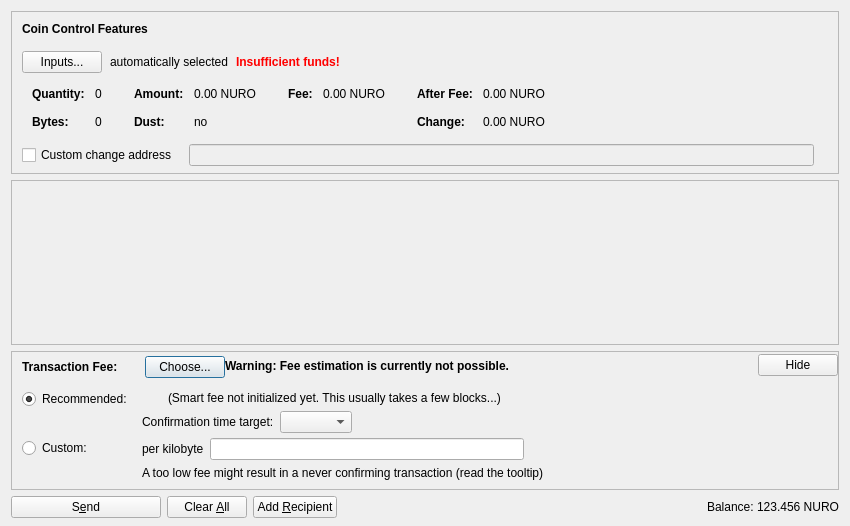
<?xml version="1.0" encoding="UTF-8"?>
<ui version="4.0">
 <class>SendCoinsDialog</class>
 <widget class="QDialog" name="SendCoinsDialog">
  <property name="geometry">
   <rect>
    <x>0</x>
    <y>0</y>
    <width>850</width>
    <height>526</height>
   </rect>
  </property>
  <property name="windowTitle">
   <string>Send Coins</string>
  </property>
  <layout class="QVBoxLayout" name="verticalLayout" stretch="0,1,0,0">
   <property name="bottomMargin">
    <number>8</number>
   </property>
   <item>
    <widget class="QFrame" name="frameCoinControl">
     <property name="sizePolicy">
      <sizepolicy hsizetype="Expanding" vsizetype="Expanding">
       <horstretch>0</horstretch>
       <verstretch>0</verstretch>
      </sizepolicy>
     </property>
     <property name="maximumSize">
      <size>
       <width>16777215</width>
       <height>16777215</height>
      </size>
     </property>
     <property name="frameShape">
      <enum>QFrame::StyledPanel</enum>
     </property>
     <property name="frameShadow">
      <enum>QFrame::Sunken</enum>
     </property>
     <layout class="QVBoxLayout" name="verticalLayoutCoinControl2">
      <property name="spacing">
       <number>0</number>
      </property>
      <property name="leftMargin">
       <number>0</number>
      </property>
      <property name="topMargin">
       <number>0</number>
      </property>
      <property name="rightMargin">
       <number>0</number>
      </property>
      <property name="bottomMargin">
       <number>6</number>
      </property>
      <item>
       <layout class="QVBoxLayout" name="verticalLayoutCoinControl" stretch="0,0,0,0,1">
        <property name="spacing">
         <number>0</number>
        </property>
        <property name="leftMargin">
         <number>10</number>
        </property>
        <property name="topMargin">
         <number>10</number>
        </property>
        <item>
         <layout class="QHBoxLayout" name="horizontalLayoutCoinControl1">
          <property name="bottomMargin">
           <number>15</number>
          </property>
          <item>
           <widget class="QLabel" name="labelCoinControlFeatures">
            <property name="sizePolicy">
             <sizepolicy hsizetype="Preferred" vsizetype="Maximum">
              <horstretch>0</horstretch>
              <verstretch>0</verstretch>
             </sizepolicy>
            </property>
            <property name="font">
             <font>
              <weight>75</weight>
              <bold>true</bold>
             </font>
            </property>
            <property name="styleSheet">
             <string notr="true">font-weight:bold;</string>
            </property>
            <property name="text">
             <string>Coin Control Features</string>
            </property>
           </widget>
          </item>
         </layout>
        </item>
        <item>
         <layout class="QHBoxLayout" name="horizontalLayoutCoinControl2" stretch="0,0,0,0">
          <property name="spacing">
           <number>8</number>
          </property>
          <property name="bottomMargin">
           <number>10</number>
          </property>
          <item>
           <widget class="QPushButton" name="pushButtonCoinControl">
            <property name="styleSheet">
             <string notr="true"/>
            </property>
            <property name="text">
             <string>Inputs...</string>
            </property>
            <property name="autoDefault">
             <bool>false</bool>
            </property>
           </widget>
          </item>
          <item>
           <widget class="QLabel" name="labelCoinControlAutomaticallySelected">
            <property name="text">
             <string>automatically selected</string>
            </property>
            <property name="margin">
             <number>5</number>
            </property>
           </widget>
          </item>
          <item>
           <widget class="QLabel" name="labelCoinControlInsuffFunds">
            <property name="font">
             <font>
              <weight>75</weight>
              <bold>true</bold>
             </font>
            </property>
            <property name="styleSheet">
             <string notr="true">color:red;font-weight:bold;</string>
            </property>
            <property name="text">
             <string>Insufficient funds!</string>
            </property>
            <property name="margin">
             <number>5</number>
            </property>
           </widget>
          </item>
          <item>
           <spacer name="horizontalSpacerCoinControl">
            <property name="orientation">
             <enum>Qt::Horizontal</enum>
            </property>
            <property name="sizeHint" stdset="0">
             <size>
              <width>40</width>
              <height>1</height>
             </size>
            </property>
           </spacer>
          </item>
         </layout>
        </item>
        <item>
         <widget class="QWidget" name="widgetCoinControl" native="true">
          <property name="sizePolicy">
           <sizepolicy hsizetype="Preferred" vsizetype="Preferred">
            <horstretch>0</horstretch>
            <verstretch>0</verstretch>
           </sizepolicy>
          </property>
          <property name="minimumSize">
           <size>
            <width>0</width>
            <height>0</height>
           </size>
          </property>
          <property name="styleSheet">
           <string notr="true"/>
          </property>
          <layout class="QHBoxLayout" name="horizontalLayoutCoinControl5">
           <property name="leftMargin">
            <number>0</number>
           </property>
           <property name="topMargin">
            <number>0</number>
           </property>
           <property name="rightMargin">
            <number>0</number>
           </property>
           <property name="bottomMargin">
            <number>0</number>
           </property>
           <item>
            <layout class="QHBoxLayout" name="horizontalLayoutCoinControl3" stretch="0,0,0,1">
             <property name="spacing">
              <number>20</number>
             </property>
             <property name="topMargin">
              <number>0</number>
             </property>
             <property name="bottomMargin">
              <number>10</number>
             </property>
             <item>
              <layout class="QFormLayout" name="formLayoutCoinControl1">
               <property name="horizontalSpacing">
                <number>10</number>
               </property>
               <property name="verticalSpacing">
                <number>14</number>
               </property>
               <property name="leftMargin">
                <number>10</number>
               </property>
               <property name="topMargin">
                <number>4</number>
               </property>
               <property name="rightMargin">
                <number>6</number>
               </property>
               <item row="0" column="0">
                <widget class="QLabel" name="labelCoinControlQuantityText">
                 <property name="font">
                  <font>
                   <weight>75</weight>
                   <bold>true</bold>
                  </font>
                 </property>
                 <property name="text">
                  <string>Quantity:</string>
                 </property>
                 <property name="margin">
                  <number>0</number>
                 </property>
                </widget>
               </item>
               <item row="0" column="1">
                <widget class="QLabel" name="labelCoinControlQuantity">
                 <property name="cursor">
                  <cursorShape>IBeamCursor</cursorShape>
                 </property>
                 <property name="contextMenuPolicy">
                  <enum>Qt::ActionsContextMenu</enum>
                 </property>
                 <property name="text">
                  <string notr="true">0</string>
                 </property>
                 <property name="margin">
                  <number>0</number>
                 </property>
                 <property name="textInteractionFlags">
                  <set>Qt::LinksAccessibleByMouse|Qt::TextSelectableByKeyboard|Qt::TextSelectableByMouse</set>
                 </property>
                </widget>
               </item>
               <item row="1" column="0">
                <widget class="QLabel" name="labelCoinControlBytesText">
                 <property name="font">
                  <font>
                   <weight>75</weight>
                   <bold>true</bold>
                  </font>
                 </property>
                 <property name="text">
                  <string>Bytes:</string>
                 </property>
                </widget>
               </item>
               <item row="1" column="1">
                <widget class="QLabel" name="labelCoinControlBytes">
                 <property name="cursor">
                  <cursorShape>IBeamCursor</cursorShape>
                 </property>
                 <property name="contextMenuPolicy">
                  <enum>Qt::ActionsContextMenu</enum>
                 </property>
                 <property name="text">
                  <string notr="true">0</string>
                 </property>
                 <property name="textInteractionFlags">
                  <set>Qt::LinksAccessibleByMouse|Qt::TextSelectableByKeyboard|Qt::TextSelectableByMouse</set>
                 </property>
                </widget>
               </item>
              </layout>
             </item>
             <item>
              <layout class="QFormLayout" name="formLayoutCoinControl2">
               <property name="horizontalSpacing">
                <number>10</number>
               </property>
               <property name="verticalSpacing">
                <number>14</number>
               </property>
               <property name="leftMargin">
                <number>6</number>
               </property>
               <property name="topMargin">
                <number>4</number>
               </property>
               <property name="rightMargin">
                <number>6</number>
               </property>
               <item row="0" column="0">
                <widget class="QLabel" name="labelCoinControlAmountText">
                 <property name="font">
                  <font>
                   <weight>75</weight>
                   <bold>true</bold>
                  </font>
                 </property>
                 <property name="text">
                  <string>Amount:</string>
                 </property>
                 <property name="margin">
                  <number>0</number>
                 </property>
                </widget>
               </item>
               <item row="0" column="1">
                <widget class="QLabel" name="labelCoinControlAmount">
                 <property name="cursor">
                  <cursorShape>IBeamCursor</cursorShape>
                 </property>
                 <property name="contextMenuPolicy">
                  <enum>Qt::ActionsContextMenu</enum>
                 </property>
                 <property name="text">
                  <string notr="true">0.00 NURO</string>
                 </property>
                 <property name="textInteractionFlags">
                  <set>Qt::LinksAccessibleByMouse|Qt::TextSelectableByKeyboard|Qt::TextSelectableByMouse</set>
                 </property>
                </widget>
               </item>
               <item row="1" column="0">
                <widget class="QLabel" name="labelCoinControlLowOutputText">
                 <property name="font">
                  <font>
                   <weight>75</weight>
                   <bold>true</bold>
                  </font>
                 </property>
                 <property name="text">
                  <string>Dust:</string>
                 </property>
                </widget>
               </item>
               <item row="1" column="1">
                <widget class="QLabel" name="labelCoinControlLowOutput">
                 <property name="cursor">
                  <cursorShape>IBeamCursor</cursorShape>
                 </property>
                 <property name="contextMenuPolicy">
                  <enum>Qt::ActionsContextMenu</enum>
                 </property>
                 <property name="text">
                  <string notr="true">no</string>
                 </property>
                 <property name="textInteractionFlags">
                  <set>Qt::LinksAccessibleByMouse|Qt::TextSelectableByKeyboard|Qt::TextSelectableByMouse</set>
                 </property>
                </widget>
               </item>
              </layout>
             </item>
             <item>
              <layout class="QFormLayout" name="formLayoutCoinControl3">
               <property name="horizontalSpacing">
                <number>10</number>
               </property>
               <property name="verticalSpacing">
                <number>14</number>
               </property>
               <property name="leftMargin">
                <number>6</number>
               </property>
               <property name="topMargin">
                <number>4</number>
               </property>
               <property name="rightMargin">
                <number>6</number>
               </property>
               <item row="0" column="0">
                <widget class="QLabel" name="labelCoinControlFeeText">
                 <property name="font">
                  <font>
                   <weight>75</weight>
                   <bold>true</bold>
                  </font>
                 </property>
                 <property name="text">
                  <string>Fee:</string>
                 </property>
                 <property name="margin">
                  <number>0</number>
                 </property>
                </widget>
               </item>
               <item row="0" column="1">
                <widget class="QLabel" name="labelCoinControlFee">
                 <property name="cursor">
                  <cursorShape>IBeamCursor</cursorShape>
                 </property>
                 <property name="contextMenuPolicy">
                  <enum>Qt::ActionsContextMenu</enum>
                 </property>
                 <property name="text">
                  <string notr="true">0.00 NURO</string>
                 </property>
                 <property name="textInteractionFlags">
                  <set>Qt::LinksAccessibleByMouse|Qt::TextSelectableByKeyboard|Qt::TextSelectableByMouse</set>
                 </property>
                </widget>
               </item>
              </layout>
             </item>
             <item>
              <layout class="QFormLayout" name="formLayoutCoinControl4">
               <property name="horizontalSpacing">
                <number>10</number>
               </property>
               <property name="verticalSpacing">
                <number>14</number>
               </property>
               <property name="leftMargin">
                <number>6</number>
               </property>
               <property name="topMargin">
                <number>4</number>
               </property>
               <property name="rightMargin">
                <number>6</number>
               </property>
               <item row="0" column="0">
                <widget class="QLabel" name="labelCoinControlAfterFeeText">
                 <property name="font">
                  <font>
                   <weight>75</weight>
                   <bold>true</bold>
                  </font>
                 </property>
                 <property name="text">
                  <string>After Fee:</string>
                 </property>
                 <property name="margin">
                  <number>0</number>
                 </property>
                </widget>
               </item>
               <item row="0" column="1">
                <widget class="QLabel" name="labelCoinControlAfterFee">
                 <property name="cursor">
                  <cursorShape>IBeamCursor</cursorShape>
                 </property>
                 <property name="contextMenuPolicy">
                  <enum>Qt::ActionsContextMenu</enum>
                 </property>
                 <property name="text">
                  <string notr="true">0.00 NURO</string>
                 </property>
                 <property name="textInteractionFlags">
                  <set>Qt::LinksAccessibleByMouse|Qt::TextSelectableByKeyboard|Qt::TextSelectableByMouse</set>
                 </property>
                </widget>
               </item>
               <item row="1" column="0">
                <widget class="QLabel" name="labelCoinControlChangeText">
                 <property name="font">
                  <font>
                   <weight>75</weight>
                   <bold>true</bold>
                  </font>
                 </property>
                 <property name="text">
                  <string>Change:</string>
                 </property>
                </widget>
               </item>
               <item row="1" column="1">
                <widget class="QLabel" name="labelCoinControlChange">
                 <property name="cursor">
                  <cursorShape>IBeamCursor</cursorShape>
                 </property>
                 <property name="contextMenuPolicy">
                  <enum>Qt::ActionsContextMenu</enum>
                 </property>
                 <property name="text">
                  <string notr="true">0.00 NURO</string>
                 </property>
                 <property name="textInteractionFlags">
                  <set>Qt::LinksAccessibleByMouse|Qt::TextSelectableByKeyboard|Qt::TextSelectableByMouse</set>
                 </property>
                </widget>
               </item>
              </layout>
             </item>
            </layout>
           </item>
          </layout>
         </widget>
        </item>
        <item>
         <layout class="QHBoxLayout" name="horizontalLayoutCoinControl4" stretch="0,0,0">
          <property name="spacing">
           <number>12</number>
          </property>
          <property name="sizeConstraint">
           <enum>QLayout::SetDefaultConstraint</enum>
          </property>
          <property name="topMargin">
           <number>5</number>
          </property>
          <property name="rightMargin">
           <number>5</number>
          </property>
          <item>
           <widget class="QCheckBox" name="checkBoxCoinControlChange">
            <property name="toolTip">
             <string>If this is activated, but the change address is empty or invalid, change will be sent to a newly generated address.</string>
            </property>
            <property name="text">
             <string>Custom change address</string>
            </property>
           </widget>
          </item>
          <item>
           <widget class="QValidatedLineEdit" name="lineEditCoinControlChange">
            <property name="enabled">
             <bool>false</bool>
            </property>
            <property name="sizePolicy">
             <sizepolicy hsizetype="Expanding" vsizetype="Fixed">
              <horstretch>0</horstretch>
              <verstretch>0</verstretch>
             </sizepolicy>
            </property>
           </widget>
          </item>
          <item>
           <widget class="QLabel" name="labelCoinControlChangeLabel">
            <property name="sizePolicy">
             <sizepolicy hsizetype="Preferred" vsizetype="Expanding">
              <horstretch>0</horstretch>
              <verstretch>0</verstretch>
             </sizepolicy>
            </property>
            <property name="minimumSize">
             <size>
              <width>0</width>
              <height>0</height>
             </size>
            </property>
            <property name="text">
             <string/>
            </property>
            <property name="margin">
             <number>3</number>
            </property>
           </widget>
          </item>
         </layout>
        </item>
        <item>
         <spacer name="verticalSpacerCoinControl">
          <property name="orientation">
           <enum>Qt::Vertical</enum>
          </property>
          <property name="sizeHint" stdset="0">
           <size>
            <width>800</width>
            <height>1</height>
           </size>
          </property>
         </spacer>
        </item>
       </layout>
      </item>
     </layout>
    </widget>
   </item>
   <item>
    <widget class="QScrollArea" name="scrollArea">
     <property name="widgetResizable">
      <bool>true</bool>
     </property>
     <widget class="QWidget" name="scrollAreaWidgetContents">
      <property name="geometry">
       <rect>
        <x>0</x>
        <y>0</y>
        <width>830</width>
        <height>104</height>
       </rect>
      </property>
      <layout class="QVBoxLayout" name="verticalLayout_2" stretch="0,1">
       <property name="leftMargin">
        <number>0</number>
       </property>
       <property name="topMargin">
        <number>0</number>
       </property>
       <property name="rightMargin">
        <number>0</number>
       </property>
       <property name="bottomMargin">
        <number>0</number>
       </property>
       <item>
        <layout class="QVBoxLayout" name="entries">
         <property name="spacing">
          <number>6</number>
         </property>
        </layout>
       </item>
       <item>
        <spacer name="verticalSpacer">
         <property name="orientation">
          <enum>Qt::Vertical</enum>
         </property>
         <property name="sizeHint" stdset="0">
          <size>
           <width>20</width>
           <height>40</height>
          </size>
         </property>
        </spacer>
       </item>
      </layout>
     </widget>
    </widget>
   </item>
   <item>
    <widget class="QFrame" name="frameFee">
     <property name="sizePolicy">
      <sizepolicy hsizetype="Expanding" vsizetype="Expanding">
       <horstretch>0</horstretch>
       <verstretch>0</verstretch>
      </sizepolicy>
     </property>
     <property name="maximumSize">
      <size>
       <width>16777215</width>
       <height>16777215</height>
      </size>
     </property>
     <property name="frameShape">
      <enum>QFrame::StyledPanel</enum>
     </property>
     <property name="frameShadow">
      <enum>QFrame::Sunken</enum>
     </property>
     <layout class="QVBoxLayout" name="verticalLayoutFee1">
      <property name="spacing">
       <number>0</number>
      </property>
      <property name="leftMargin">
       <number>0</number>
      </property>
      <property name="topMargin">
       <number>0</number>
      </property>
      <property name="rightMargin">
       <number>0</number>
      </property>
      <property name="bottomMargin">
       <number>0</number>
      </property>
      <item>
       <layout class="QVBoxLayout" name="verticalLayoutFee2" stretch="0,0,0">
        <property name="spacing">
         <number>0</number>
        </property>
        <property name="leftMargin">
         <number>10</number>
        </property>
        <property name="topMargin">
         <number>0</number>
        </property>
        <item>
         <layout class="QHBoxLayout" name="horizontalLayoutFee1">
          <property name="bottomMargin">
           <number>0</number>
          </property>
          <item>
           <layout class="QVBoxLayout" name="verticalLayoutFee7">
            <property name="spacing">
             <number>0</number>
            </property>
            <item>
             <spacer name="verticalSpacerSmartFee">
              <property name="orientation">
               <enum>Qt::Vertical</enum>
              </property>
              <property name="sizeType">
               <enum>QSizePolicy::Fixed</enum>
              </property>
              <property name="sizeHint" stdset="0">
               <size>
                <width>1</width>
                <height>4</height>
               </size>
              </property>
             </spacer>
            </item>
            <item>
             <layout class="QHBoxLayout" name="horizontalLayoutSmartFee">
              <property name="spacing">
               <number>10</number>
              </property>
              <item>
               <widget class="QLabel" name="labelFeeHeadline">
                <property name="sizePolicy">
                 <sizepolicy hsizetype="Preferred" vsizetype="Maximum">
                  <horstretch>0</horstretch>
                  <verstretch>0</verstretch>
                 </sizepolicy>
                </property>
                <property name="font">
                 <font>
                  <weight>75</weight>
                  <bold>true</bold>
                 </font>
                </property>
                <property name="styleSheet">
                 <string notr="true">font-weight:bold;</string>
                </property>
                <property name="text">
                 <string>Transaction Fee:</string>
                </property>
               </widget>
              </item>
              <item>
               <widget class="QLabel" name="labelFeeMinimized">
                <property name="text">
                 <string/>
                </property>
               </widget>
              </item>
              <item>
               <widget class="QPushButton" name="buttonChooseFee">
                <property name="text">
                 <string>Choose...</string>
                </property>
               </widget>
              </item>
             </layout>
            </item>
            <item>
             <spacer name="verticalSpacer_5">
              <property name="orientation">
               <enum>Qt::Vertical</enum>
              </property>
              <property name="sizeHint" stdset="0">
               <size>
                <width>1</width>
                <height>1</height>
               </size>
              </property>
             </spacer>
            </item>
           </layout>
          </item>
          <item>
           <widget class="QLabel" name="fallbackFeeWarningLabel">
            <property name="toolTip">
             <string>Using the fallbackfee can result in sending a transaction that will take several hours or days (or never) to confirm. Consider choosing your fee manually or wait until you have validated the complete chain.</string>
            </property>
            <property name="font">
            <font>
                <weight>75</weight>
                <bold>true</bold>
            </font>
            </property>
            <property name="text">
             <string>Warning: Fee estimation is currently not possible.</string>
            </property>
            <property name="wordWrap">
             <bool>false</bool>
            </property>
           </widget>
          </item>
          <item>
           <spacer name="horizontalSpacer_4">
            <property name="orientation">
             <enum>Qt::Horizontal</enum>
            </property>
            <property name="sizeType">
             <enum>QSizePolicy::MinimumExpanding</enum>
            </property>
            <property name="sizeHint" stdset="0">
             <size>
              <width>40</width>
              <height>20</height>
             </size>
            </property>
           </spacer>
          </item>
          <item>
           <widget class="QPushButton" name="buttonMinimizeFee">
            <property name="toolTip">
             <string>collapse fee-settings</string>
            </property>
            <property name="text">
             <string>Hide</string>
            </property>
           </widget>
          </item>
         </layout>
        </item>
        <item>
         <widget class="QFrame" name="frameFeeSelection">
          <layout class="QVBoxLayout" name="verticalLayoutFee12">
           <property name="spacing">
            <number>0</number>
           </property>
           <property name="leftMargin">
            <number>0</number>
           </property>
           <property name="topMargin">
            <number>0</number>
           </property>
           <property name="rightMargin">
            <number>0</number>
           </property>
           <property name="bottomMargin">
            <number>0</number>
           </property>
           <item>
            <layout class="QGridLayout" name="gridLayoutFee">
             <property name="topMargin">
              <number>10</number>
             </property>
             <property name="bottomMargin">
              <number>4</number>
             </property>
             <property name="horizontalSpacing">
              <number>10</number>
             </property>
             <property name="verticalSpacing">
              <number>4</number>
             </property>
             <item row="1" column="1">
              <layout class="QVBoxLayout" name="verticalLayoutFee8">
               <property name="spacing">
                <number>6</number>
               </property>
               <item>
                <layout class="QHBoxLayout" name="horizontalLayoutFee13">
                 <item>
                  <widget class="QLabel" name="labelCustomPerKilobyte">
                   <property name="toolTip">
                    <string>Specify a custom fee per kB (1,000 bytes) of the transaction's virtual size.

Note:  Since the fee is calculated on a per-byte basis, a fee of "100 satoshis per kB" for a transaction size of 500 bytes (half of 1 kB) would ultimately yield a fee of only 50 satoshis.</string>
                   </property>
                   <property name="text">
                    <string>per kilobyte</string>
                   </property>
                  </widget>
                 </item>
                 <item>
                  <widget class="BitcoinAmountField" name="customFee"/>
                 </item>
                 <item>
                  <spacer name="horizontalSpacer_6">
                   <property name="orientation">
                    <enum>Qt::Horizontal</enum>
                   </property>
                   <property name="sizeHint" stdset="0">
                    <size>
                     <width>1</width>
                     <height>1</height>
                    </size>
                   </property>
                  </spacer>
                 </item>
                </layout>
               </item>
               <item>
                <layout class="QHBoxLayout" name="horizontalLayoutFee8">
                 <item>
                  <widget class="QLabel" name="labelCustomFeeWarning">
                   <property name="enabled">
                    <bool>true</bool>
                   </property>
                   <property name="toolTip">
                    <string>When there is less transaction volume than space in the blocks, miners as well as relaying nodes may enforce a minimum fee. Paying only this minimum fee is just fine, but be aware that this can result in a never confirming transaction once there is more demand for nurocoin transactions than the network can process.</string>
                   </property>
                   <property name="text">
                    <string>A too low fee might result in a never confirming transaction (read the tooltip)</string>
                   </property>
                  </widget>
                 </item>
                 <item>
                  <spacer name="horizontalSpacer_2">
                   <property name="orientation">
                    <enum>Qt::Horizontal</enum>
                   </property>
                   <property name="sizeHint" stdset="0">
                    <size>
                     <width>1</width>
                     <height>1</height>
                    </size>
                   </property>
                  </spacer>
                 </item>
                </layout>
               </item>
              </layout>
             </item>
             <item row="0" column="0">
              <layout class="QVBoxLayout" name="verticalLayoutFee4" stretch="0,1">
               <item>
                <widget class="QRadioButton" name="radioSmartFee">
                 <property name="text">
                  <string>Recommended:</string>
                 </property>
                 <property name="checked">
                  <bool>true</bool>
                 </property>
                 <attribute name="buttonGroup">
                  <string notr="true">groupFee</string>
                 </attribute>
                </widget>
               </item>
               <item>
                <spacer name="verticalSpacer_2">
                 <property name="orientation">
                  <enum>Qt::Vertical</enum>
                 </property>
                 <property name="sizeHint" stdset="0">
                  <size>
                   <width>1</width>
                   <height>1</height>
                  </size>
                 </property>
                </spacer>
               </item>
              </layout>
             </item>
             <item row="1" column="0">
              <layout class="QVBoxLayout" name="verticalLayoutFee9" stretch="0,1">
               <item>
                <widget class="QRadioButton" name="radioCustomFee">
                 <property name="text">
                  <string>Custom:</string>
                 </property>
                 <attribute name="buttonGroup">
                  <string notr="true">groupFee</string>
                 </attribute>
                </widget>
               </item>
               <item>
                <spacer name="verticalSpacer_6">
                 <property name="orientation">
                  <enum>Qt::Vertical</enum>
                 </property>
                 <property name="sizeHint" stdset="0">
                  <size>
                   <width>1</width>
                   <height>1</height>
                  </size>
                 </property>
                </spacer>
               </item>
              </layout>
             </item>
             <item row="0" column="1">
              <layout class="QVBoxLayout" name="verticalLayoutFee3" stretch="0,0,1">
               <property name="spacing">
                <number>6</number>
               </property>
               <property name="topMargin">
                <number>2</number>
               </property>
               <item>
                <layout class="QHBoxLayout" name="horizontalLayoutFee12">
                 <item>
                  <widget class="QLabel" name="labelSmartFee">
                   <property name="text">
                    <string/>
                   </property>
                  </widget>
                 </item>
                 <item>
                  <widget class="QLabel" name="labelFeeEstimation">
                   <property name="text">
                    <string/>
                   </property>
                  </widget>
                 </item>
                 <item>
                  <widget class="QLabel" name="labelSmartFee2">
                   <property name="text">
                    <string>(Smart fee not initialized yet. This usually takes a few blocks...)</string>
                   </property>
                  </widget>
                 </item>
                 <item>
                  <spacer name="horizontalSpacer_5">
                   <property name="orientation">
                    <enum>Qt::Horizontal</enum>
                   </property>
                   <property name="sizeHint" stdset="0">
                    <size>
                     <width>1</width>
                     <height>1</height>
                    </size>
                   </property>
                  </spacer>
                 </item>
                </layout>
               </item>
               <item>
                <layout class="QHBoxLayout" name="horizontalLayoutFee9">
                 <item>
                  <layout class="QVBoxLayout" name="verticalLayoutFee6">
                   <item>
                    <widget class="QLabel" name="labelSmartFee3">
                     <property name="text">
                      <string>Confirmation time target:</string>
                     </property>
                    </widget>
                   </item>
                  </layout>
                 </item>
                 <item>
                  <layout class="QVBoxLayout" name="verticalLayoutFee5">
                   <property name="rightMargin">
                    <number>30</number>
                   </property>
                   <item>
                    <layout class="QHBoxLayout" name="horizontalLayoutConfTarget">
                     <property name="bottomMargin">
                      <number>0</number>
                     </property>
                     <item>
                      <widget class="QComboBox" name="confTargetSelector"/>
                     </item>
                     <item>
                      <spacer name="horizontalSpacerConfTarget">
                       <property name="orientation">
                        <enum>Qt::Horizontal</enum>
                       </property>
                       <property name="sizeHint" stdset="0">
                        <size>
                         <width>40</width>
                         <height>20</height>
                        </size>
                       </property>
                      </spacer>
                     </item>
                    </layout>
                   </item>
                  </layout>
                 </item>
                </layout>
               </item>
               <item>
                <spacer name="verticalSpacer_4">
                 <property name="orientation">
                  <enum>Qt::Vertical</enum>
                 </property>
                 <property name="sizeHint" stdset="0">
                  <size>
                   <width>1</width>
                   <height>1</height>
                  </size>
                 </property>
                </spacer>
               </item>
              </layout>
             </item>
            </layout>
           </item>
          </layout>
         </widget>
        </item>
        <item>
         <spacer name="verticalSpacerFee">
          <property name="orientation">
           <enum>Qt::Vertical</enum>
          </property>
          <property name="sizeHint" stdset="0">
           <size>
            <width>40</width>
            <height>5</height>
           </size>
          </property>
         </spacer>
        </item>
       </layout>
      </item>
     </layout>
    </widget>
   </item>
   <item>
    <layout class="QHBoxLayout" name="horizontalLayout">
     <item>
      <widget class="QPushButton" name="sendButton">
       <property name="minimumSize">
        <size>
         <width>150</width>
         <height>0</height>
        </size>
       </property>
       <property name="toolTip">
        <string>Confirm the send action</string>
       </property>
       <property name="text">
        <string>S&amp;end</string>
       </property>
       <property name="icon">
        <iconset resource="../bitcoin.qrc">
         <normaloff>:/icons/send</normaloff>:/icons/send</iconset>
       </property>
       <property name="autoDefault">
        <bool>false</bool>
       </property>
       <property name="default">
        <bool>false</bool>
       </property>
      </widget>
     </item>
     <item>
      <widget class="QPushButton" name="clearButton">
       <property name="sizePolicy">
        <sizepolicy hsizetype="Minimum" vsizetype="Fixed">
         <horstretch>0</horstretch>
         <verstretch>0</verstretch>
        </sizepolicy>
       </property>
       <property name="toolTip">
        <string>Clear all fields of the form.</string>
       </property>
       <property name="text">
        <string>Clear &amp;All</string>
       </property>
       <property name="icon">
        <iconset resource="../bitcoin.qrc">
         <normaloff>:/icons/remove</normaloff>:/icons/remove</iconset>
       </property>
       <property name="autoDefault">
        <bool>false</bool>
       </property>
      </widget>
     </item>
     <item>
      <widget class="QPushButton" name="addButton">
       <property name="toolTip">
        <string>Send to multiple recipients at once</string>
       </property>
       <property name="text">
        <string>Add &amp;Recipient</string>
       </property>
       <property name="icon">
        <iconset resource="../bitcoin.qrc">
         <normaloff>:/icons/add</normaloff>:/icons/add</iconset>
       </property>
       <property name="autoDefault">
        <bool>false</bool>
       </property>
      </widget>
     </item>
     <item>
      <spacer name="horizontalSpacer">
       <property name="orientation">
        <enum>Qt::Horizontal</enum>
       </property>
       <property name="sizeHint" stdset="0">
        <size>
         <width>40</width>
         <height>20</height>
        </size>
       </property>
      </spacer>
     </item>
     <item>
      <layout class="QHBoxLayout" name="horizontalLayout_2">
       <property name="spacing">
        <number>3</number>
       </property>
       <item>
        <widget class="QLabel" name="label">
         <property name="sizePolicy">
          <sizepolicy hsizetype="Preferred" vsizetype="Fixed">
           <horstretch>0</horstretch>
           <verstretch>0</verstretch>
          </sizepolicy>
         </property>
         <property name="text">
          <string>Balance:</string>
         </property>
        </widget>
       </item>
       <item>
        <widget class="QLabel" name="labelBalance">
         <property name="sizePolicy">
          <sizepolicy hsizetype="Preferred" vsizetype="Fixed">
           <horstretch>0</horstretch>
           <verstretch>0</verstretch>
          </sizepolicy>
         </property>
         <property name="cursor">
          <cursorShape>IBeamCursor</cursorShape>
         </property>
         <property name="text">
          <string notr="true">123.456 NURO</string>
         </property>
         <property name="textInteractionFlags">
          <set>Qt::LinksAccessibleByMouse|Qt::TextSelectableByKeyboard|Qt::TextSelectableByMouse</set>
         </property>
        </widget>
       </item>
      </layout>
     </item>
    </layout>
   </item>
  </layout>
 </widget>
 <customwidgets>
  <customwidget>
   <class>QValidatedLineEdit</class>
   <extends>QLineEdit</extends>
   <header>qt/qvalidatedlineedit.h</header>
  </customwidget>
  <customwidget>
   <class>BitcoinAmountField</class>
   <extends>QLineEdit</extends>
   <header>qt/bitcoinamountfield.h</header>
   <container>1</container>
  </customwidget>
 </customwidgets>
 <resources>
  <include location="../bitcoin.qrc"/>
 </resources>
 <connections/>
 <buttongroups>
  <buttongroup name="groupFee"/>
 </buttongroups>
</ui>
